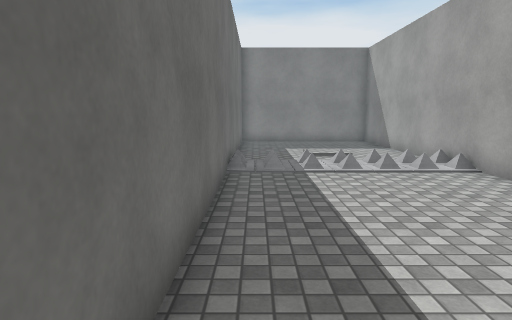
view 1 (above)

19 first-person views from a walk through a scene from a Unity 3-D project. The camera is 1.5 m above the floor, tilts 8° down and sees 75° across. The floor is counted in squares, 1 m on a side. Each view is taken from the middle of a square. On the plan, view 1 faces up. The plan holds only what a view shows up to about 15 squares ahead; the rest is blank. The place goes on beyond the plan. The player character is not drawn. Surface patterns are stand-ins for the level's own textures.

view 2
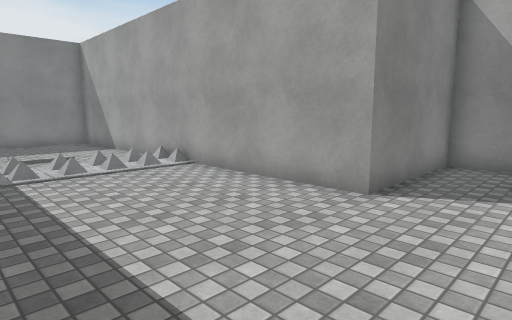

view 3
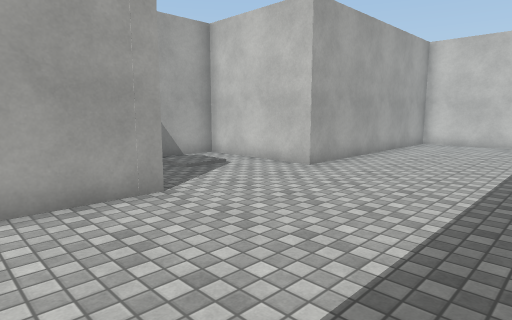

view 4
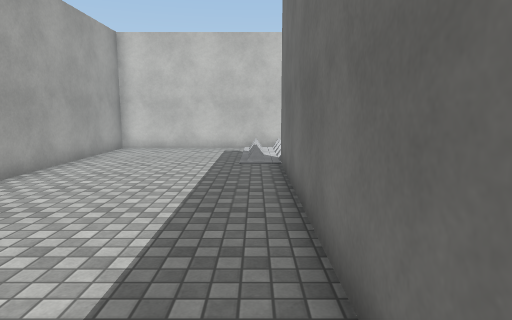

view 5
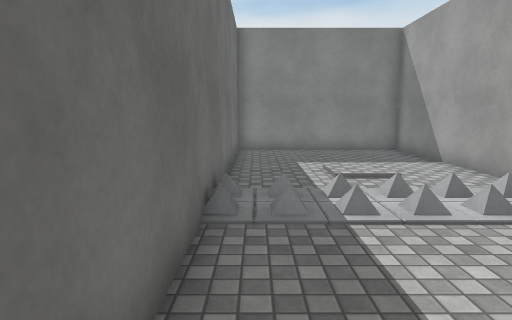

view 6
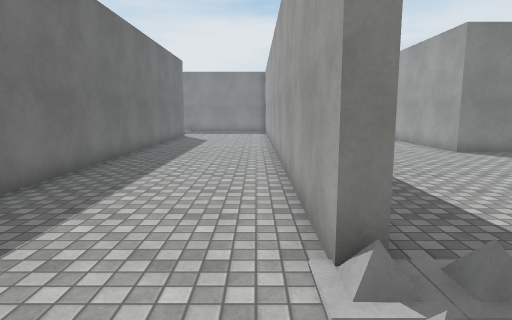

view 7
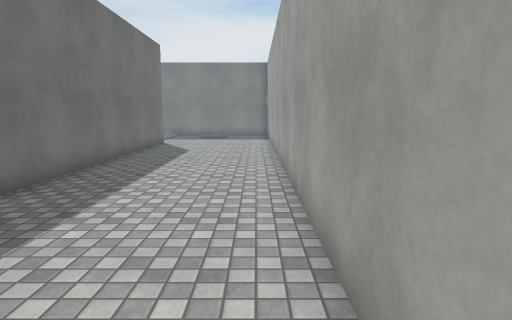

view 8
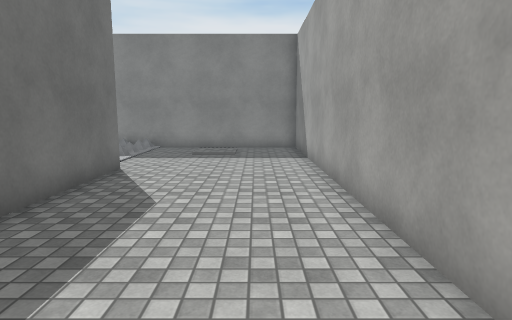

view 9
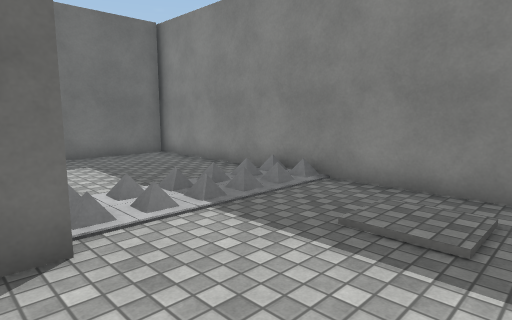

view 10
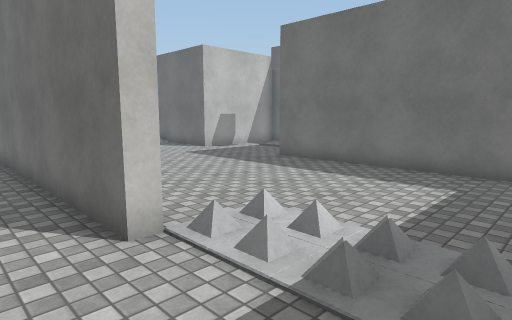

view 11
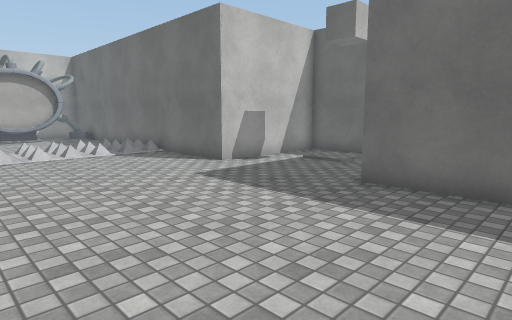

view 12
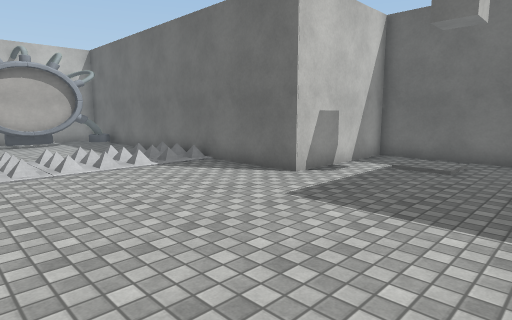

view 13
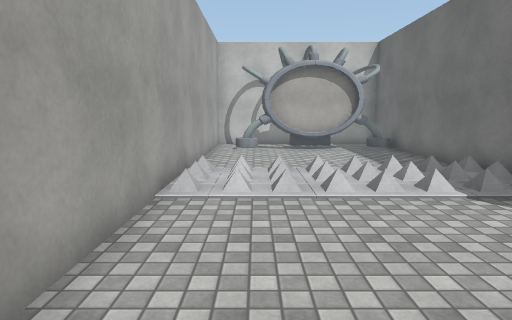

view 14
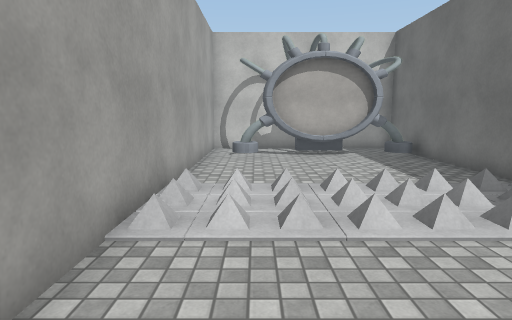

view 15
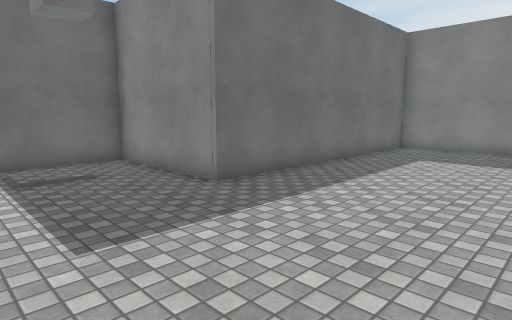

view 16
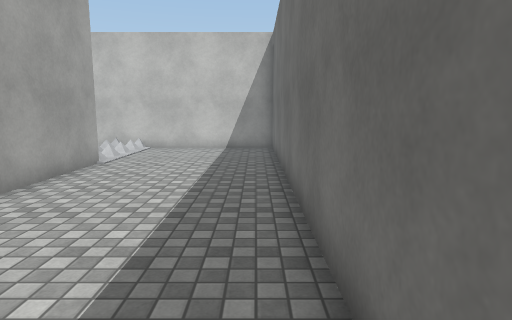

view 17
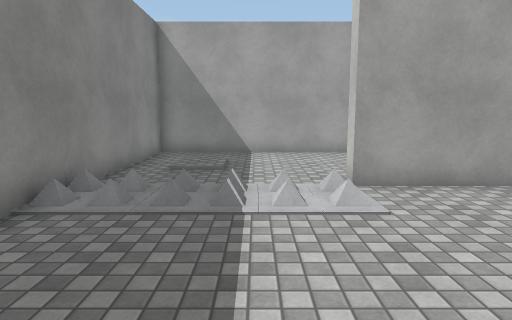

view 18
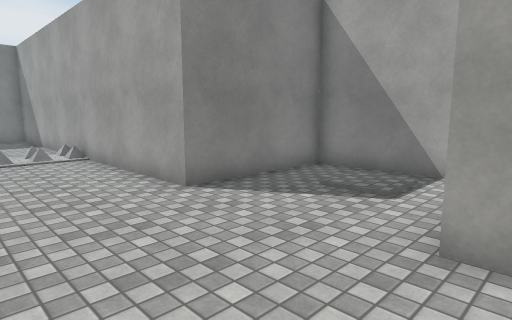

view 19
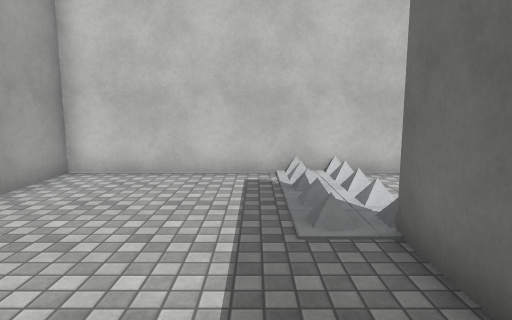

### Floor plan
Points are (right, up) in squares from view 1. A wall is a line through its corners. A room is listed if a view was taken in it or the views show most of it. See-through windows are left out.
Room 1 (views 1, 2, 3, 4, 5, 6, 7, 8, 9, 10, 11, 12, 13, 14, 15, 16, 17, 18, 19)
walls: (-7.2, 8.6) (-7.2, 12) (-6.7, 12) (-6.7, -11); (-6.8, -11.3) (5.8, -11.3) (5.8, -2) (10.4, -2) (10.4, 2.8) (5.8, 2.8) (5.8, 17.7) (-0.8, 17.7) (-0.8, -7) (-1.2, -7) (-1.2, 17.7) (-14.8, 17.7) (-14.8, 7.5) (-19.6, 7.5) (-19.6, 2.7) (-14.8, 2.7) (-14.8, -11.3) (-12.8, -11.3); (-10.5, -11.3) (-7.2, -11.3) (-7.2, 2.9)
objects: other object (-14, -11) to (-9, -9); other object (-14, -3); other object (-14, -2); other object (-14, -1); other object (-13, -3); other object (-13, -2); other object (-13, -1); other object (-12, -3); other object (-12, -2); other object (-12, -1); other object (-11, -3); other object (-11, -2); other object (-11, -1); other object (-10, -3); other object (-10, -2); other object (-10, -1); other object (-9, -3); other object (-9, -2); other object (-9, -1); other object (-9, 12); other object (-9, 13); other object (-9, 14); other object (-9, 15); other object (-9, 16); other object (-9, 17); other object (-8, -3); other object (-8, -2); other object (-8, -1); other object (-8, 12); other object (-8, 13); other object (-8, 14); other object (-8, 15); other object (-8, 16); other object (-8, 17); other object (-1, -10); other object (-1, -9); other object (-1, -8); other object (0, -10); other object (0, -9); other object (0, -8) to (0, -7); other object (0, 9); other object (0, 10); other object (1, 9); other object (1, 10); other object (2, 9); other object (2, 10); other object (3, 9); other object (3, 10); other object (4, 9); other object (4, 10); other object (5, 9); other object (5, 10)

Positions as (right, up) in squares from view 1, and headings:
1: (0, 0), facing up
2: (0, 0), facing up-right
3: (0, 6), facing down-right
4: (0, 3), facing down
5: (0, 4), facing up
6: (-2, -10), facing up
7: (-2, -5), facing up
8: (-3, 3), facing up
9: (-3, 11), facing up-left
10: (-5, 16), facing down-left
11: (-8, 11), facing down-left
12: (-8, 8), facing down-left
13: (-9, 5), facing down
14: (-9, 3), facing down
15: (-9, 3), facing up-left
16: (-6, 3), facing down
17: (-14, 14), facing right
18: (2, -3), facing up-right
19: (1, -3), facing down
